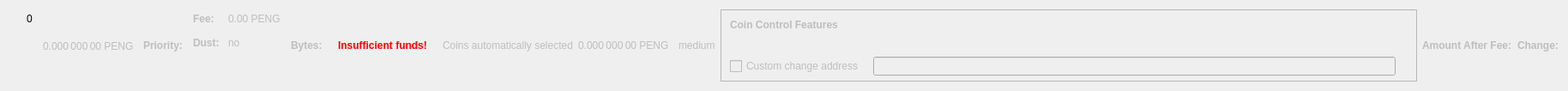
    <widget class="QWidget" name="dummyHideWidget" native="true">
     <property name="maximumSize">
      <size>
       <width>100</width>
       <height>22</height>
      </size>
     </property>
     <layout class="QHBoxLayout" name="dummyHideLayout">
      <item>
       <layout class="QFormLayout" name="formLayoutCoinControl1">
        <property name="horizontalSpacing">
         <number>10</number>
        </property>
        <property name="verticalSpacing">
         <number>14</number>
        </property>
        <property name="leftMargin">
         <number>10</number>
        </property>
        <property name="topMargin">
         <number>4</number>
        </property>
        <property name="rightMargin">
         <number>6</number>
        </property>
        <item row="0" column="1">
         <widget class="QLabel" name="labelCoinControlBytes">
          <property name="cursor">
           <cursorShape>IBeamCursor</cursorShape>
          </property>
          <property name="contextMenuPolicy">
           <enum>Qt::ActionsContextMenu</enum>
          </property>
          <property name="text">
           <string notr="true">0</string>
          </property>
          <property name="textInteractionFlags">
           <set>Qt::LinksAccessibleByMouse|Qt::TextSelectableByKeyboard|Qt::TextSelectableByMouse</set>
          </property>
         </widget>
        </item>
       </layout>
      </item>
      <item>
       <widget class="QLabel" name="labelCoinControlAfterFee">
        <property name="enabled">
         <bool>false</bool>
        </property>
        <property name="sizePolicy">
         <sizepolicy hsizetype="Fixed" vsizetype="Fixed">
          <horstretch>0</horstretch>
          <verstretch>0</verstretch>
         </sizepolicy>
        </property>
        <property name="minimumSize">
         <size>
          <width>111</width>
          <height>12</height>
         </size>
        </property>
        <property name="maximumSize">
         <size>
          <width>111</width>
          <height>12</height>
         </size>
        </property>
        <property name="cursor">
         <cursorShape>IBeamCursor</cursorShape>
        </property>
        <property name="contextMenuPolicy">
         <enum>Qt::ActionsContextMenu</enum>
        </property>
        <property name="text">
         <string notr="true">0.000 000 00 PENG</string>
        </property>
        <property name="textInteractionFlags">
         <set>Qt::LinksAccessibleByMouse|Qt::TextSelectableByKeyboard|Qt::TextSelectableByMouse</set>
        </property>
       </widget>
      </item>
      <item>
       <widget class="QLabel" name="labelCoinControlPriorityText">
        <property name="enabled">
         <bool>false</bool>
        </property>
        <property name="font">
         <font>
          <weight>75</weight>
          <bold>true</bold>
         </font>
        </property>
        <property name="text">
         <string>Priority:</string>
        </property>
       </widget>
      </item>
      <item>
       <layout class="QHBoxLayout" name="horizontalLayout"/>
      </item>
      <item>
       <layout class="QFormLayout" name="formLayoutCoinControl3">
        <property name="horizontalSpacing">
         <number>10</number>
        </property>
        <property name="verticalSpacing">
         <number>14</number>
        </property>
        <property name="leftMargin">
         <number>6</number>
        </property>
        <property name="topMargin">
         <number>4</number>
        </property>
        <property name="rightMargin">
         <number>6</number>
        </property>
        <item row="0" column="0">
         <widget class="QLabel" name="labelCoinControlFeeText">
          <property name="enabled">
           <bool>false</bool>
          </property>
          <property name="font">
           <font>
            <weight>75</weight>
            <bold>true</bold>
           </font>
          </property>
          <property name="text">
           <string>Fee:</string>
          </property>
          <property name="margin">
           <number>0</number>
          </property>
         </widget>
        </item>
        <item row="0" column="1">
         <widget class="QLabel" name="labelCoinControlFee">
          <property name="enabled">
           <bool>false</bool>
          </property>
          <property name="cursor">
           <cursorShape>IBeamCursor</cursorShape>
          </property>
          <property name="contextMenuPolicy">
           <enum>Qt::ActionsContextMenu</enum>
          </property>
          <property name="text">
           <string notr="true">0.00 PENG</string>
          </property>
          <property name="textInteractionFlags">
           <set>Qt::LinksAccessibleByMouse|Qt::TextSelectableByKeyboard|Qt::TextSelectableByMouse</set>
          </property>
         </widget>
        </item>
        <item row="1" column="0">
         <widget class="QLabel" name="labelCoinControlLowOutputText">
          <property name="enabled">
           <bool>false</bool>
          </property>
          <property name="font">
           <font>
            <weight>75</weight>
            <bold>true</bold>
           </font>
          </property>
          <property name="text">
           <string>Dust:</string>
          </property>
         </widget>
        </item>
        <item row="1" column="1">
         <widget class="QLabel" name="labelCoinControlLowOutput">
          <property name="enabled">
           <bool>false</bool>
          </property>
          <property name="cursor">
           <cursorShape>IBeamCursor</cursorShape>
          </property>
          <property name="contextMenuPolicy">
           <enum>Qt::ActionsContextMenu</enum>
          </property>
          <property name="text">
           <string>no</string>
          </property>
          <property name="textInteractionFlags">
           <set>Qt::LinksAccessibleByMouse|Qt::TextSelectableByKeyboard|Qt::TextSelectableByMouse</set>
          </property>
         </widget>
        </item>
       </layout>
      </item>
      <item>
       <widget class="QLabel" name="labelCoinControlBytesText">
        <property name="enabled">
         <bool>false</bool>
        </property>
        <property name="font">
         <font>
          <weight>75</weight>
          <bold>true</bold>
         </font>
        </property>
        <property name="text">
         <string>Bytes:</string>
        </property>
       </widget>
      </item>
      <item>
       <layout class="QFormLayout" name="formLayoutCoinControl2">
        <property name="horizontalSpacing">
         <number>10</number>
        </property>
        <property name="verticalSpacing">
         <number>14</number>
        </property>
        <property name="leftMargin">
         <number>6</number>
        </property>
        <property name="topMargin">
         <number>4</number>
        </property>
        <property name="rightMargin">
         <number>6</number>
        </property>
       </layout>
      </item>
      <item>
       <layout class="QHBoxLayout" name="horizontalLayoutCoinControl2">
        <property name="spacing">
         <number>8</number>
        </property>
        <property name="bottomMargin">
         <number>10</number>
        </property>
       </layout>
      </item>
      <item>
       <widget class="QLabel" name="labelCoinControlInsuffFunds">
        <property name="enabled">
         <bool>false</bool>
        </property>
        <property name="minimumSize">
         <size>
          <width>0</width>
          <height>0</height>
         </size>
        </property>
        <property name="font">
         <font>
          <weight>75</weight>
          <bold>true</bold>
         </font>
        </property>
        <property name="styleSheet">
         <string notr="true">color:red;font-weight:bold;</string>
        </property>
        <property name="text">
         <string>Insufficient funds!</string>
        </property>
        <property name="margin">
         <number>5</number>
        </property>
       </widget>
      </item>
      <item>
       <layout class="QFormLayout" name="formLayoutCoinControl4">
        <property name="horizontalSpacing">
         <number>10</number>
        </property>
        <property name="verticalSpacing">
         <number>14</number>
        </property>
        <property name="leftMargin">
         <number>6</number>
        </property>
        <property name="topMargin">
         <number>4</number>
        </property>
        <property name="rightMargin">
         <number>6</number>
        </property>
       </layout>
      </item>
      <item>
       <widget class="QLabel" name="labelCoinControlAutomaticallySelected">
        <property name="enabled">
         <bool>false</bool>
        </property>
        <property name="sizePolicy">
         <sizepolicy hsizetype="Fixed" vsizetype="Fixed">
          <horstretch>0</horstretch>
          <verstretch>0</verstretch>
         </sizepolicy>
        </property>
        <property name="minimumSize">
         <size>
          <width>0</width>
          <height>0</height>
         </size>
        </property>
        <property name="maximumSize">
         <size>
          <width>240</width>
          <height>16777215</height>
         </size>
        </property>
        <property name="text">
         <string>Coins automatically selected</string>
        </property>
        <property name="margin">
         <number>5</number>
        </property>
       </widget>
      </item>
      <item>
       <widget class="QLabel" name="labelCoinControlChange">
        <property name="enabled">
         <bool>false</bool>
        </property>
        <property name="sizePolicy">
         <sizepolicy hsizetype="Fixed" vsizetype="Fixed">
          <horstretch>0</horstretch>
          <verstretch>0</verstretch>
         </sizepolicy>
        </property>
        <property name="minimumSize">
         <size>
          <width>111</width>
          <height>0</height>
         </size>
        </property>
        <property name="maximumSize">
         <size>
          <width>111</width>
          <height>16777215</height>
         </size>
        </property>
        <property name="cursor">
         <cursorShape>IBeamCursor</cursorShape>
        </property>
        <property name="contextMenuPolicy">
         <enum>Qt::ActionsContextMenu</enum>
        </property>
        <property name="text">
         <string notr="true">0.000 000 00 PENG</string>
        </property>
        <property name="textInteractionFlags">
         <set>Qt::LinksAccessibleByMouse|Qt::TextSelectableByKeyboard|Qt::TextSelectableByMouse</set>
        </property>
       </widget>
      </item>
      <item>
       <widget class="QLabel" name="labelCoinControlPriority">
        <property name="enabled">
         <bool>false</bool>
        </property>
        <property name="cursor">
         <cursorShape>IBeamCursor</cursorShape>
        </property>
        <property name="contextMenuPolicy">
         <enum>Qt::ActionsContextMenu</enum>
        </property>
        <property name="text">
         <string>medium</string>
        </property>
        <property name="textInteractionFlags">
         <set>Qt::LinksAccessibleByMouse|Qt::TextSelectableByKeyboard|Qt::TextSelectableByMouse</set>
        </property>
       </widget>
      </item>
      <item>
       <widget class="QFrame" name="frameCoinControl">
        <property name="sizePolicy">
         <sizepolicy hsizetype="Expanding" vsizetype="Expanding">
          <horstretch>0</horstretch>
          <verstretch>0</verstretch>
         </sizepolicy>
        </property>
        <property name="maximumSize">
         <size>
          <width>16777215</width>
          <height>16777215</height>
         </size>
        </property>
        <property name="frameShape">
         <enum>QFrame::StyledPanel</enum>
        </property>
        <property name="frameShadow">
         <enum>QFrame::Sunken</enum>
        </property>
        <layout class="QVBoxLayout" name="verticalLayoutCoinControl2_2">
         <property name="spacing">
          <number>0</number>
         </property>
         <property name="leftMargin">
          <number>0</number>
         </property>
         <property name="topMargin">
          <number>0</number>
         </property>
         <property name="rightMargin">
          <number>0</number>
         </property>
         <property name="bottomMargin">
          <number>6</number>
         </property>
         <item>
          <layout class="QVBoxLayout" name="verticalLayoutCoinControl" stretch="0,0,0,1">
           <property name="spacing">
            <number>0</number>
           </property>
           <property name="leftMargin">
            <number>10</number>
           </property>
           <property name="topMargin">
            <number>10</number>
           </property>
           <item>
            <layout class="QHBoxLayout" name="horizontalLayoutCoinControl1">
             <property name="bottomMargin">
              <number>15</number>
             </property>
             <item>
              <widget class="QLabel" name="labelCoinControlFeatures">
               <property name="enabled">
                <bool>false</bool>
               </property>
               <property name="sizePolicy">
                <sizepolicy hsizetype="Preferred" vsizetype="Maximum">
                 <horstretch>0</horstretch>
                 <verstretch>0</verstretch>
                </sizepolicy>
               </property>
               <property name="font">
                <font>
                 <weight>75</weight>
                 <bold>true</bold>
                </font>
               </property>
               <property name="styleSheet">
                <string notr="true">font-weight:bold;</string>
               </property>
               <property name="text">
                <string>Coin Control Features</string>
               </property>
              </widget>
             </item>
            </layout>
           </item>
           <item>
            <widget class="QWidget" name="widgetCoinControl" native="true">
             <property name="sizePolicy">
              <sizepolicy hsizetype="Preferred" vsizetype="Preferred">
               <horstretch>0</horstretch>
               <verstretch>0</verstretch>
              </sizepolicy>
             </property>
             <property name="minimumSize">
              <size>
               <width>0</width>
               <height>0</height>
              </size>
             </property>
             <property name="styleSheet">
              <string notr="true"/>
             </property>
             <layout class="QHBoxLayout" name="horizontalLayoutCoinControl5_2">
              <property name="leftMargin">
               <number>0</number>
              </property>
              <property name="topMargin">
               <number>0</number>
              </property>
              <property name="rightMargin">
               <number>0</number>
              </property>
              <property name="bottomMargin">
               <number>0</number>
              </property>
              <item>
               <layout class="QHBoxLayout" name="horizontalLayoutCoinControl3">
                <property name="spacing">
                 <number>20</number>
                </property>
                <property name="topMargin">
                 <number>0</number>
                </property>
                <property name="bottomMargin">
                 <number>10</number>
                </property>
               </layout>
              </item>
             </layout>
            </widget>
           </item>
           <item>
            <layout class="QHBoxLayout" name="horizontalLayoutCoinControl4" stretch="0,0,0">
             <property name="spacing">
              <number>12</number>
             </property>
             <property name="sizeConstraint">
              <enum>QLayout::SetDefaultConstraint</enum>
             </property>
             <property name="topMargin">
              <number>5</number>
             </property>
             <property name="rightMargin">
              <number>5</number>
             </property>
             <item>
              <widget class="QCheckBox" name="checkBoxCoinControlChange">
               <property name="enabled">
                <bool>false</bool>
               </property>
               <property name="toolTip">
                <string>If this is activated, but the change address is empty or invalid, change will be sent to a newly generated address.</string>
               </property>
               <property name="text">
                <string>Custom change address</string>
               </property>
              </widget>
             </item>
             <item>
              <widget class="QValidatedLineEdit" name="lineEditCoinControlChange">
               <property name="enabled">
                <bool>false</bool>
               </property>
               <property name="sizePolicy">
                <sizepolicy hsizetype="Expanding" vsizetype="Fixed">
                 <horstretch>0</horstretch>
                 <verstretch>0</verstretch>
                </sizepolicy>
               </property>
              </widget>
             </item>
             <item>
              <widget class="QLabel" name="labelCoinControlChangeLabel_2">
               <property name="sizePolicy">
                <sizepolicy hsizetype="Preferred" vsizetype="Expanding">
                 <horstretch>0</horstretch>
                 <verstretch>0</verstretch>
                </sizepolicy>
               </property>
               <property name="minimumSize">
                <size>
                 <width>0</width>
                 <height>0</height>
                </size>
               </property>
               <property name="text">
                <string/>
               </property>
               <property name="margin">
                <number>3</number>
               </property>
              </widget>
             </item>
            </layout>
           </item>
           <item>
            <spacer name="verticalSpacerCoinControl">
             <property name="orientation">
              <enum>Qt::Vertical</enum>
             </property>
             <property name="sizeHint" stdset="0">
              <size>
               <width>800</width>
               <height>1</height>
              </size>
             </property>
            </spacer>
           </item>
          </layout>
         </item>
        </layout>
       </widget>
      </item>
      <item>
       <widget class="QLabel" name="labelCoinControlAfterFeeText">
        <property name="enabled">
         <bool>false</bool>
        </property>
        <property name="minimumSize">
         <size>
          <width>0</width>
          <height>0</height>
         </size>
        </property>
        <property name="maximumSize">
         <size>
          <width>16777215</width>
          <height>16777215</height>
         </size>
        </property>
        <property name="font">
         <font>
          <weight>75</weight>
          <bold>true</bold>
         </font>
        </property>
        <property name="text">
         <string>Amount After Fee:</string>
        </property>
        <property name="alignment">
         <set>Qt::AlignLeading|Qt::AlignLeft|Qt::AlignVCenter</set>
        </property>
        <property name="margin">
         <number>0</number>
        </property>
       </widget>
      </item>
      <item>
       <widget class="QLabel" name="labelCoinControlChangeText">
        <property name="enabled">
         <bool>false</bool>
        </property>
        <property name="sizePolicy">
         <sizepolicy hsizetype="Preferred" vsizetype="Preferred">
          <horstretch>0</horstretch>
          <verstretch>0</verstretch>
         </sizepolicy>
        </property>
        <property name="minimumSize">
         <size>
          <width>0</width>
          <height>0</height>
         </size>
        </property>
        <property name="maximumSize">
         <size>
          <width>16777215</width>
          <height>16777215</height>
         </size>
        </property>
        <property name="font">
         <font>
          <weight>75</weight>
          <bold>true</bold>
         </font>
        </property>
        <property name="text">
         <string>Change:</string>
        </property>
        <property name="alignment">
         <set>Qt::AlignLeading|Qt::AlignLeft|Qt::AlignVCenter</set>
        </property>
       </widget>
      </item>
     </layout>
    </widget>
